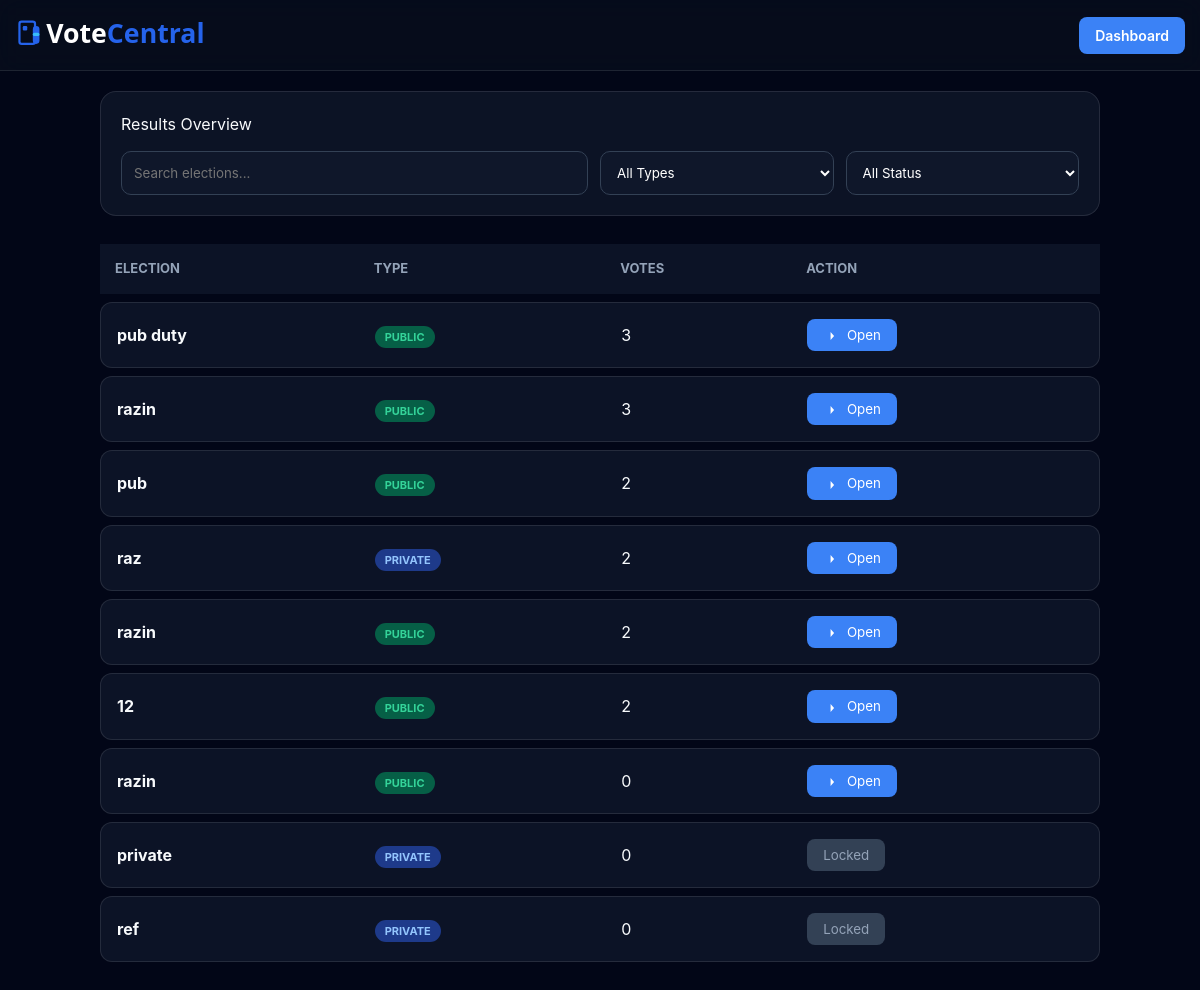
Before: /admin/results (signed in) with the older database file.
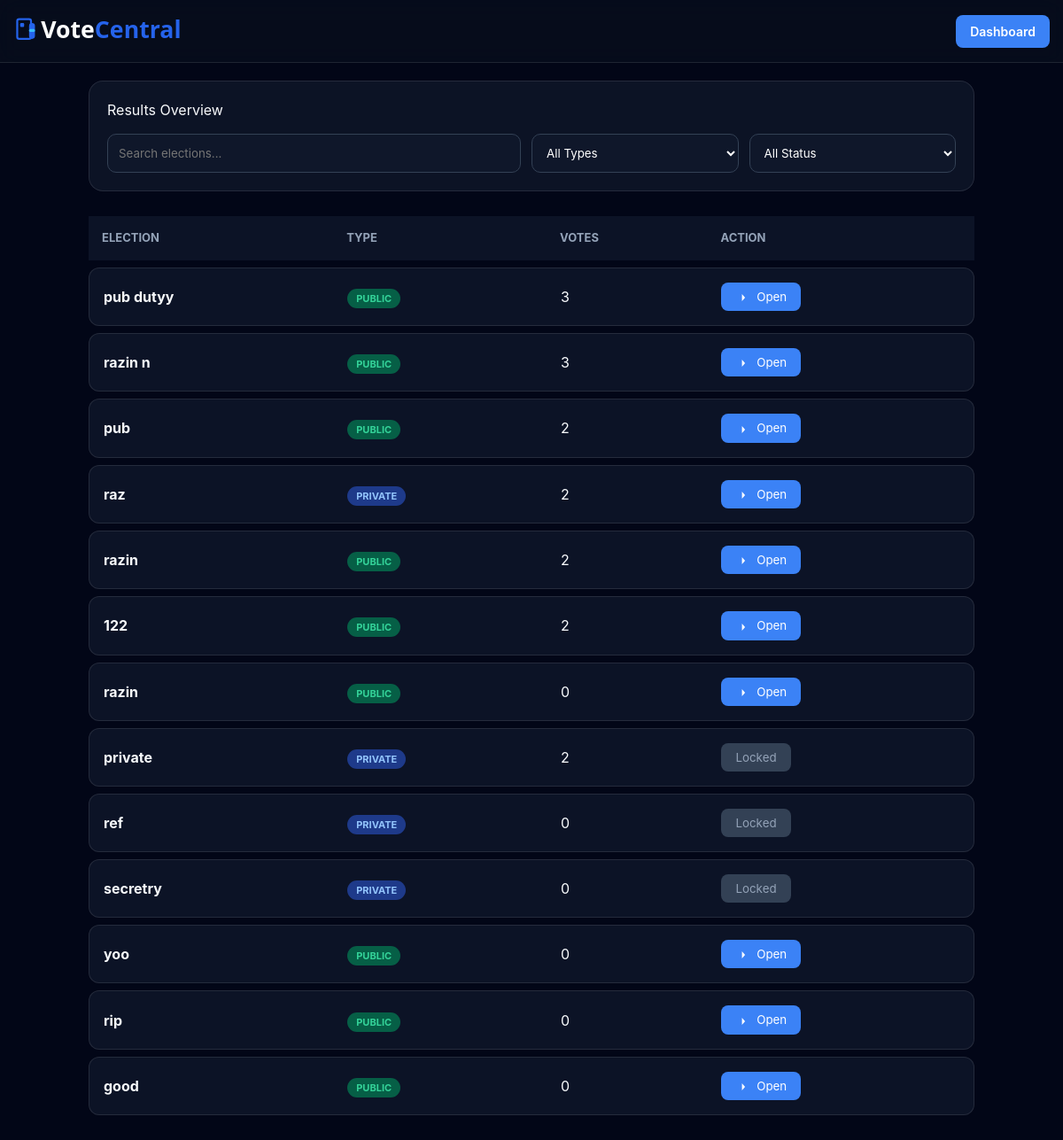
After: the same page with the newer database file.
### app.py (models this page shows)
class Election(db.Model):
    id = db.Column(db.Integer, primary_key=True)
    admin_id = db.Column(db.Integer, db.ForeignKey("admin.id"))
    name = db.Column(db.String(120))
    election_type = db.Column(db.String(20))  # public / private
    public_code = db.Column(db.String(20), nullable=True)
    start_time = db.Column(db.String(40), nullable=True)
    end_time = db.Column(db.String(40), nullable=True)
    result_visible = db.Column(db.Boolean, default=True)
    candidates = db.relationship("Candidate", backref="election", cascade="all,delete")
    votes = db.relationship("Vote", backref="election", cascade="all,delete")
    whitelist = db.relationship("VoterWhitelist", backref="election", cascade="all,delete")

### app.py (the view)
@app.route("/admin/results")
def admin_results_page():
    if not require_admin_login():
        return redirect("/")
    admin = Admin.query.get(session["admin_id"])
    elections = Election.query.filter_by(admin_id=admin.id).all()
    result_list = []
    now = datetime.now()
    for e in elections:
        total_votes = Vote.query.filter_by(election_id=e.id).count()
        ended = False
        if e.end_time:
            end_dt = datetime.fromisoformat(e.end_time) if isinstance(e.end_time, str) else e.end_time
            ended = now >= end_dt
        can_open = False
        reason = ""
        if not e.result_visible:
            reason = "This election is currently set to 'Hidden' by Admin settings."
        elif e.election_type == 'private' and not ended:
            reason = f"Private election results remain locked until the end time ({e.end_time})."
        else:
            can_open = True
        result_list.append({
            "id": e.id,
            "name": e.name,
            "type": e.election_type,
            "total_votes": total_votes,
            "ended": ended,
            "visible": e.result_visible,
            "can_open": can_open,
            "reason": reason
        })
    return render_template("admin_results.html", elections=result_list, admin=admin)

### app.py (called while the page is built)
def require_admin_login():
    if "admin_id" not in session or not session["admin_id"]:
        flash("Admin login required")
        return False
    return True

### templates/admin_results.html (shortened to what this page needs)
<!DOCTYPE html>
<html lang="en">
<head>
</head>
<body>
<nav class="nav-header">
  <div class="header-title-group">
    <img src="/static/uploads/votecentral-logo.svg"
         class="mobile-title-logo"
         alt="VoteCentral">
  </div>
  <a href="/admin/dashboard" class="btn-dash">Dashboard</a>
</nav>
<div class="container">
    <div class="filter-card">
        <div class="section-title">Results Overview</div>
        <div class="filter-grid">
            <input id="searchBox" placeholder="Search elections...">
            <select id="filterType">
                <option value="">All Types</option>
            </select>
            <select id="filterStatus">
                <option value="">All Status</option>
            </select>
        </div>
    </div>
    <div class="results-container">
        <table class="desktop-table">
            <thead>
                <tr>
                    <th>Election</th>
                    <th>Type</th>
                    <th>Votes</th>
                    <th>Action</th>
                </tr>
            </thead>
            <tbody>
                {% for e in elections %}
                <tr class="result-row" data-name="{{ e.name|lower }}" data-type="{{ e.type }}" data-status="{{ 'available' if e.can_open else 'locked' }}">
                    <td><strong>{{ e.name }}</strong></td>
                    <td><span class="badge {{ 'badge-pub' if e.type == 'public' else 'badge-pri' }}">{{ e.type.upper() }}</span></td>
                    <td>{{ e.total_votes }}</td>
                    <td>
                        {% if e.can_open %}
                            <a href="/admin/results/{{ e.id }}"><button class="btn-open">
  <svg class="icon" viewBox="0 0 24 24">
    <path d="M5 12h14M13 5l6 7-6 7"/>
  </svg>
  Open
</button>
</a>
                        {% else %}
                            <button class="btn-locked" onclick="showReason('{{ e.reason }}')">Locked</button>
                        {% endif %}
                    </td>
                </tr>
                {% endfor %}
            </tbody>
        </table>
    </div>
</div>
</body>
</html>

### templates/admin_results.html (style rules this page uses)
:root { --bg: #020617; --card-bg: rgba(15, 23, 42, 0.8); --border: rgba(255, 255, 255, 0.1); --accent: #3b82f6; --text-main: #f8fafc; --text-dim: #94a3b8; --glass: blur(12px); }
* { margin: 0; padding: 0; box-sizing: border-box; font-family: 'Inter', system-ui, sans-serif; }
body { background: var(--bg); color: var(--text-main); line-height: 1.5; padding-bottom: 40px; }
.nav-header { display: flex; justify-content: space-between; align-items: center; padding: 15px; background: rgba(11, 18, 32, 0.5); backdrop-filter: var(--glass); border-bottom: 1px solid var(--border); position: sticky; top: 0; z-index: 100; }
.btn-dash { background: var(--accent); color: white; padding: 8px 16px; border-radius: 8px; text-decoration: none; font-size: 14px; font-weight: 600; transition: 0.3s; }
.container { width: 1000px; max-width: 95%; margin: 20px auto; }
.filter-card { background: var(--card-bg); backdrop-filter: var(--glass); border: 1px solid var(--border); border-radius: 16px; padding: 20px; margin-bottom: 20px; }
.filter-grid { display: grid; grid-template-columns: 2fr 1fr 1fr; gap: 12px; margin-top: 15px; }
input, select { background: #0f172a; border: 1px solid #334155; color: white; padding: 12px; border-radius: 10px; outline: none; }
.results-container { overflow-x: auto; }
.desktop-table { width: 100%; border-collapse: separate; border-spacing: 0 8px; }
.desktop-table th { padding: 15px; text-align: left; color: var(--text-dim); font-size: 13px; text-transform: uppercase; }
.desktop-table tr { background: var(--card-bg); transition: 0.2s; }
.desktop-table td { padding: 16px; border-top: 1px solid var(--border); border-bottom: 1px solid var(--border); }
.desktop-table td:first-child { border-left: 1px solid var(--border); border-radius: 12px 0 0 12px; }
.desktop-table td:last-child { border-right: 1px solid var(--border); border-radius: 0 12px 12px 0; }
.badge { padding: 4px 10px; border-radius: 20px; font-size: 11px; font-weight: 700; }
.badge-pub { background: #065f46; color: #34d399; }
.badge-pri { background: #1e3a8a; color: #93c5fd; }
.btn-open { background: var(--accent); border: none; color: white; padding: 8px 16px; border-radius: 8px; cursor: pointer; }
.btn-locked { background: #334155; color: #94a3b8; border: none; padding: 8px 16px; border-radius: 8px; cursor: not-allowed; }
.header-title-group { display:flex; flex-direction:column; align-items:flex-start; }
.mobile-title-logo { height: 40px; }
.icon { width:14px; height:14px; fill:currentColor; margin-right:6px; vertical-align:middle; }

Changed rows visible on the page:
changed Election: name "pub duty" → "pub dutyy"
changed Election: name "razin" → "razin n"
changed Election (number 6 of 13 on the later page): name "12" → "122"
changed Election "private": total_votes "0" → "2"
added Election: name "secretry", type "PRIVATE", total_votes "0"
added Election: name "yoo", type "PUBLIC", total_votes "0"
added Election: name "rip", type "PUBLIC", total_votes "0"
added Election: name "good", type "PUBLIC", total_votes "0"
